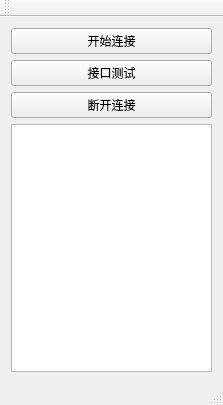
<?xml version="1.0" encoding="UTF-8"?>
<ui version="4.0">
 <class>MainWindow</class>
 <widget class="QMainWindow" name="MainWindow">
  <property name="geometry">
   <rect>
    <x>0</x>
    <y>0</y>
    <width>223</width>
    <height>405</height>
   </rect>
  </property>
  <property name="windowTitle">
   <string>MainWindow</string>
  </property>
  <widget class="QWidget" name="centralWidget">
   <layout class="QVBoxLayout" name="verticalLayout">
    <item>
     <widget class="QPushButton" name="pushButton_Start">
      <property name="text">
       <string>开始连接</string>
      </property>
     </widget>
    </item>
    <item>
     <widget class="QPushButton" name="pushButton_Test">
      <property name="text">
       <string>接口测试</string>
      </property>
     </widget>
    </item>
    <item>
     <widget class="QPushButton" name="pushButton_Close">
      <property name="text">
       <string>断开连接</string>
      </property>
     </widget>
    </item>
    <item>
     <widget class="QTextEdit" name="textEdit"/>
    </item>
   </layout>
  </widget>
  <widget class="QMenuBar" name="menuBar">
   <property name="geometry">
    <rect>
     <x>0</x>
     <y>0</y>
     <width>223</width>
     <height>23</height>
    </rect>
   </property>
  </widget>
  <widget class="QToolBar" name="mainToolBar">
   <attribute name="toolBarArea">
    <enum>TopToolBarArea</enum>
   </attribute>
   <attribute name="toolBarBreak">
    <bool>false</bool>
   </attribute>
  </widget>
  <widget class="QStatusBar" name="statusBar"/>
 </widget>
 <layoutdefault spacing="6" margin="11"/>
 <resources/>
 <connections/>
</ui>
